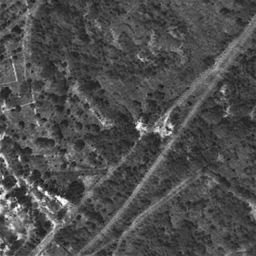
#> input picture results/seprated/fakeA/11_1200_480_fake_A.png, 256 x 256 px; its folder holds 4 pictures in this run
$ python psnr_ssim.py
#> lines starting #> are read from the running program, lines starting #| are printed output that depends on the picture; pictures that were not available may be replaced by others from this repository, and a replacement may not be noted
### metric/imqual_utils.py
"""
# > Implementation of the classic paper by Zhou Wang et. al.:
#     - Image quality assessment: from error visibility to structural similarity
#     - https://ieeexplore.ieee.org/stamp/stamp.jsp?arnumber=1284395
# > Maintainer: https://github.com/xahidbuffon
"""
from __future__ import division
import numpy as np
import math
from scipy.ndimage import gaussian_filter


def getSSIM(X, Y):
    """
       Computes the mean structural similarity between two images.
    """
    # assert (X.shape[0] == Y.shape[0]), "Image-patche provided have different dimensions"
    assert (X.shape[0] == Y.shape[0] & X.shape[1] == Y.shape[1]), "Image-patche provided have different dimensions"
    nch = 1 if X.ndim==2 else X.shape[-1]
    mssim = []
    for ch in range(nch):
        Xc, Yc = X[...,ch].astype(np.float64), Y[...,ch].astype(np.float64)
        mssim.append(compute_ssim(Xc, Yc))
    return np.mean(mssim)


def compute_ssim(X, Y):
    """
       Compute the structural similarity per single channel (given two images)
    """
    # variables are initialized as suggested in the paper
    K1 = 0.01
    K2 = 0.03
    sigma = 1.5
    win_size = 5

    # means
    ux = gaussian_filter(X, sigma)
    uy = gaussian_filter(Y, sigma)

    # variances and covariances
    uxx = gaussian_filter(X * X, sigma)
    uyy = gaussian_filter(Y * Y, sigma)
    uxy = gaussian_filter(X * Y, sigma)

    # normalize by unbiased estimate of std dev
    N = win_size ** X.ndim
    unbiased_norm = N / (N - 1)  # eq. 4 of the paper
    vx  = (uxx - ux * ux) * unbiased_norm
    vy  = (uyy - uy * uy) * unbiased_norm
    vxy = (uxy - ux * uy) * unbiased_norm

    R = 255
    C1 = (K1 * R) ** 2
    C2 = (K2 * R) ** 2
    # compute SSIM (eq. 13 of the paper)
    sim = (2 * ux * uy + C1) * (2 * vxy + C2)
    D = (ux ** 2 + uy ** 2 + C1) * (vx + vy + C2)
    SSIM = sim/D
    mssim = SSIM.mean()

    return mssim


def getPSNR(X, Y):
    #assume RGB image
    target_data = np.array(X, dtype=np.float64)
    ref_data = np.array(Y, dtype=np.float64)
    diff = ref_data - target_data
    diff = diff.flatten('C')
    rmse = math.sqrt(np.mean(diff ** 2.) )
    if rmse == 0: return 100
    else: return 20*math.log10(255.0/rmse)

### metric/psnr_ssim.py
"""
# > Script for measuring quantitative performances in terms of
#    - Structural Similarity Metric (SSIM)
#    - Peak Signal to Noise Ratio (PSNR)
# > Maintainer: https://github.com/xahidbuffon
"""
## python libs
import numpy as np
from PIL import Image
from glob import glob
from os.path import join
from ntpath import basename
## local libs
from imqual_utils import getSSIM, getPSNR
import cv2
import os

## compares avg ssim and psnr
def SSIMs_PSNRs(gtr_dir, gen_dir, im_res=(256, 256)):
    """
        - gtr_dir contain ground-truths
        - gen_dir contain generated images
    """
#> called with gtr_dir = '.\\results\\seprated\\fakeA', gen_dir = '.\\results\\seprated\\realA', im_res = (256, 256)
    gtr_paths = sorted(glob(join(gtr_dir, "*.*")))
    gen_paths = sorted(glob(join(gen_dir, "*.*")))
    ssims, psnrs = [], []
    for gtr_path, gen_path in zip(gtr_paths, gen_paths):
        gtr_f = basename(gtr_path).split('.')[0]
        gen_f = basename(gen_path).split('.')[0]

        # read images from two datasets
        r_im = Image.open(gtr_path).resize(im_res)
#> r_im is the input picture: PIL image 256x256 RGB; mean R, G, B 77.2, 77.7, 77.3
        g_im = Image.open(gen_path).resize(im_res)

        # get ssim on RGB channels
        ssim = getSSIM(np.array(r_im), np.array(g_im))
#> the loop in getSSIM, `for ch in range(nch):` made 3 passes
#> pass 1, in compute_ssim, `ux = gaussian_filter(X, sigma)`:
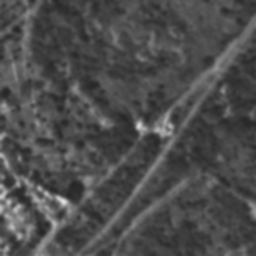
#> ux: shape (256, 256) float64; min 37.45, max 226.6, mean 77.2
#> pass 1, in compute_ssim, `uxx = gaussian_filter(X * X, sigma)`:
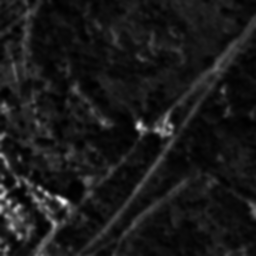
#> uxx: shape (256, 256) float64; min 1471, max 52599.6, mean 6674; drawn with min black and max white
#> pass 1, in compute_ssim, `vx  = (uxx - ux * ux) * unbiased_norm`:
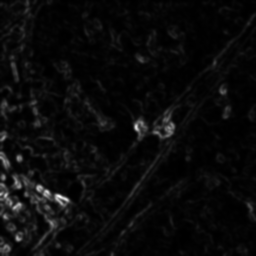
#> vx: shape (256, 256) float64; min 8.93, max 6357.6, mean 284.1; drawn with min black and max white
#> after the loop in getSSIM, `for ch in range(nch):`: mssim = [1, 1, 1]
#> ssim = 1
        ssims.append(ssim)
        # get psnt on L channel (SOTA norm)
        r_im = r_im.convert("L"); g_im = g_im.convert("L")
        psnr = getPSNR(np.array(r_im), np.array(g_im))
#> in getPSNR, `diff = ref_data - target_data`: diff: shape (256, 256) float64; every value is 0
#> in getPSNR, `rmse = math.sqrt(np.mean(diff ** 2.) )`: rmse = 0
#> psnr = 100
        psnrs.append(psnr)
    return np.array(ssims), np.array(psnrs)

def get_dirImage(real_dir, fake_dir):
    real_image_paths = sorted(glob(os.path.join(real_dir, "*.*")))
    fake_image_paths = sorted(glob(os.path.join(fake_dir, "*.*")))
    return real_image_paths, fake_image_paths

"""
Get datasets from
 - http://irvlab.cs.umn.edu/resources/euvp-dataset
 - http://irvlab.cs.umn.edu/resources/ufo-120-dataset
"""
gtr_dir = r".\results\seprated\fakeA"

## generated im paths
gen_dir = r".\results\seprated\realA"


real_paths, fake_paths = get_dirImage(gtr_dir, gen_dir)
print(len(real_paths))


print("Real dir:", gtr_dir)
print("Fake dir:", gen_dir)
print("Real found:", len(real_paths))
print("Fake found:", len(fake_paths))
### compute SSIM and PSNR
SSIM_measures, PSNR_measures = SSIMs_PSNRs(gtr_dir, gen_dir)
#> SSIM_measures = [1]; PSNR_measures = [100]
print ("SSIM on {0} samples".format(len(SSIM_measures)))
#| SSIM on 1 samples
print ("Mean: {0} std: {1}".format(np.mean(SSIM_measures), np.std(SSIM_measures)))
#| Mean: 1.0 std: 0.0

print ("PSNR on {0} samples".format(len(PSNR_measures)))
#| PSNR on 1 samples
print ("Mean: {0} std: {1}".format(np.mean(PSNR_measures), np.std(PSNR_measures)))
#| Mean: 100.0 std: 0.0
